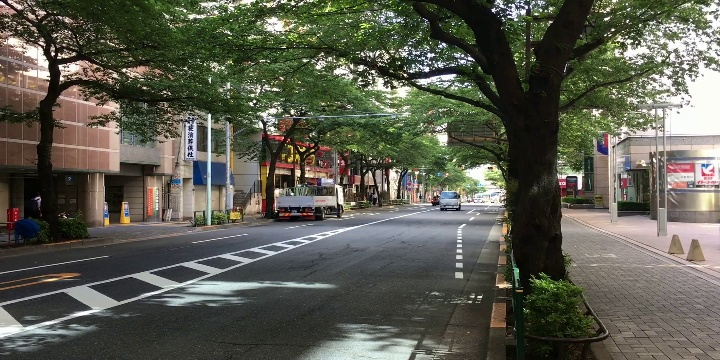
#> input picture bin/images_yolo/from_walkway2/img_3117.jpg, 720 x 360 px; its folder holds only this picture in this run
$ python segnet_img_gen.py
#> lines starting #> are read from the running program, lines starting #| are printed output that depends on the picture
#!/usr/bin/env python3
"""
    MIT License

    Copyright (c) [2016] [Yad Faeq]

    Permission is hereby granted, free of charge, to any person obtaining a copy
    of this software and associated documentation files (the "Software"), to deal
    in the Software without restriction, including without limitation the rights
    to use, copy, modify, merge, publish, distribute, sublicense, and/or sell
    copies of the Software, and to permit persons to whom the Software is
    furnished to do so, subject to the following conditions:

    The above copyright notice and this permission notice shall be included in all
    copies or substantial portions of the Software.

    THE SOFTWARE IS PROVIDED "AS IS", WITHOUT WARRANTY OF ANY KIND, EXPRESS OR
    IMPLIED, INCLUDING BUT NOT LIMITED TO THE WARRANTIES OF MERCHANTABILITY,
    FITNESS FOR A PARTICULAR PURPOSE AND NONINFRINGEMENT. IN NO EVENT SHALL THE
    AUTHORS OR COPYRIGHT HOLDERS BE LIABLE FOR ANY CLAIM, DAMAGES OR OTHER
    LIABILITY, WHETHER IN AN ACTION OF CONTRACT, TORT OR OTHERWISE, ARISING FROM,
    OUT OF OR IN CONNECTION WITH THE SOFTWARE OR THE USE OR OTHER DEALINGS IN THE
    SOFTWARE.
"""

import cv2
import numpy as np

import argparse
from pathlib import Path


def normalized(rgb):
    # return rgb/255.0
    norm = np.zeros((rgb.shape[0], rgb.shape[1], 3), np.float32)

    b = rgb[:, :, 0]
    g = rgb[:, :, 1]
    r = rgb[:, :, 2]

    norm[:, :, 0] = cv2.equalizeHist(b)
    norm[:, :, 1] = cv2.equalizeHist(g)
    norm[:, :, 2] = cv2.equalizeHist(r)

    return norm


def load_data(img_dir):
    p = Path(img_dir).expanduser()
    img_ext_list = ["jpg", "jpeg", "JPG", "JPEG"]
    img_paths = []
    for ext in img_ext_list:
        img_paths.extend(p.glob("*." + ext))

    data = []
    for img_path in sorted(img_paths):
        tmp = cv2.imread(str(img_path))
#> tmp is the input picture: shape (360, 720, 3); mean B, G, R 78.9, 91.3, 90.7
        tmp = cv2.transpose(tmp)
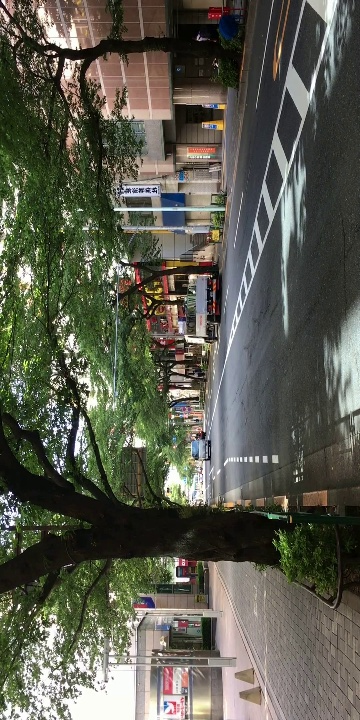
#> tmp: shape (720, 360, 3); mean B, G, R 78.9, 91.3, 90.7
        tmp = normalized(tmp)
#> in normalized, `b = rgb[:, :, 0]`:
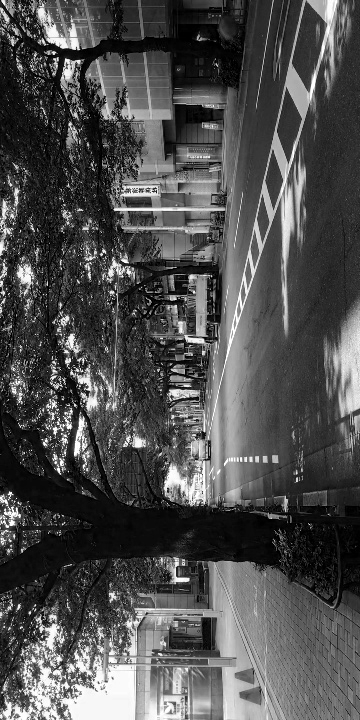
#> b: shape (720, 360); min 0, max 255, mean 78.9
#> in normalized, `g = rgb[:, :, 1]`:
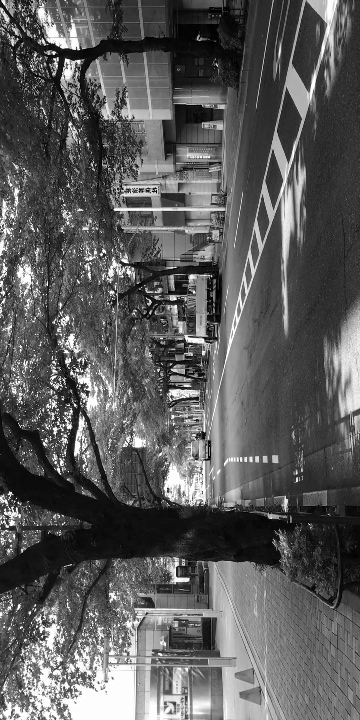
#> g: shape (720, 360); min 0, max 255, mean 91.3
#> in normalized, `r = rgb[:, :, 2]`:
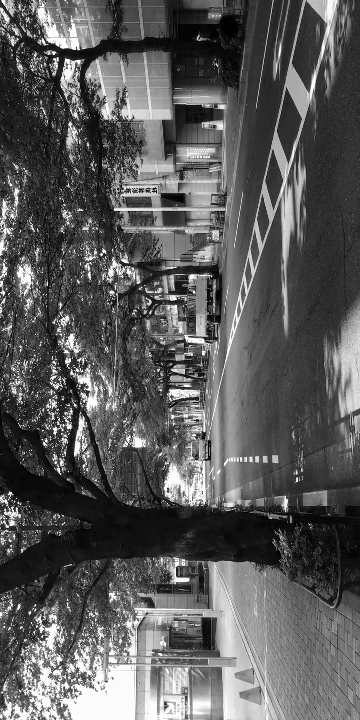
#> r: shape (720, 360); min 0, max 255, mean 90.7
#> in normalized, `norm[:, :, 0] = cv2.equalizeHist(b)`:
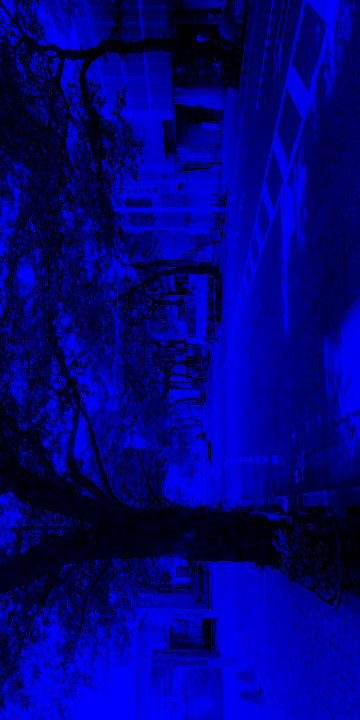
#> norm: shape (720, 360, 3) float32; mean of channels 0, 1, 2 126.6, 0, 0; drawn as B, G, R
#> in normalized, `norm[:, :, 1] = cv2.equalizeHist(g)`:
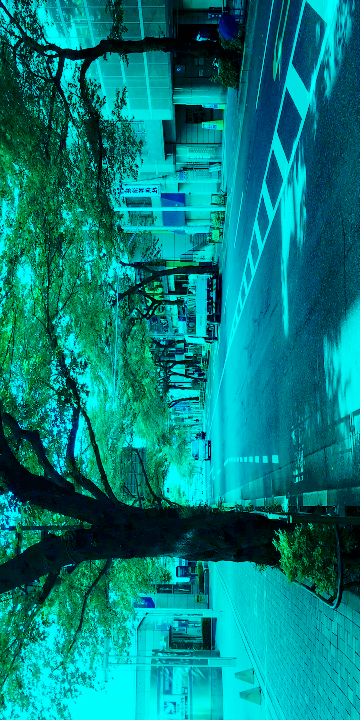
#> norm: shape (720, 360, 3) float32; mean of channels 0, 1, 2 126.6, 128.2, 0; drawn as B, G, R
#> in normalized, `norm[:, :, 2] = cv2.equalizeHist(r)`:
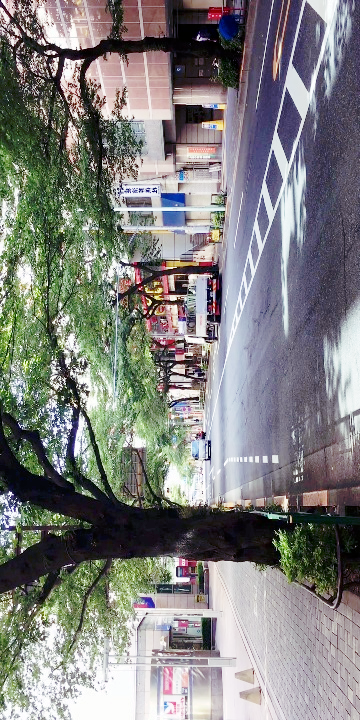
#> norm: shape (720, 360, 3) float32; mean of channels 0, 1, 2 126.6, 128.2, 128.1; drawn as B, G, R
        tmp = np.ascontiguousarray(tmp)
        data.append(tmp)
    return np.array(data, dtype=np.float16)


if __name__ == "__main__":
    parser = argparse.ArgumentParser(description="Program to generate preprocesed image data")
    parser.add_argument("--img-dir", help="image directory", default="~/dv-sdk/application/bin/images_yolo/from_walkway2/")
    parser.add_argument("-o", help="output file", default="segnet_image.bin")
    CONFIG = parser.parse_args()

    data = np.ascontiguousarray(load_data(CONFIG.img_dir))
    # data = load_data(CONFIG.img_dir)
    with open(CONFIG.o, "wb") as f:
        f.write(data.data)
    print("Number of Images : {}".format(data.shape[0]))
#| Number of Images : 1
